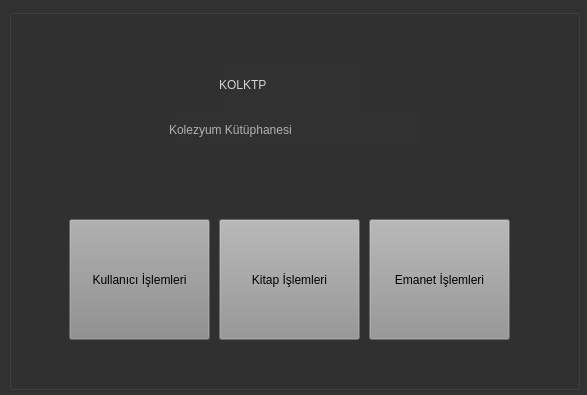
<?xml version="1.0" encoding="UTF-8"?>
<ui version="4.0">
 <class>MainWindow</class>
 <widget class="QMainWindow" name="MainWindow">
  <property name="geometry">
   <rect>
    <x>0</x>
    <y>0</y>
    <width>587</width>
    <height>395</height>
   </rect>
  </property>
  <property name="windowTitle">
   <string>MainWindow</string>
  </property>
  <property name="styleSheet">
   <string notr="true">background-color: rgb(49, 49, 49);</string>
  </property>
  <widget class="QWidget" name="centralwidget">
   <property name="styleSheet">
    <string notr="true"/>
   </property>
   <widget class="QWidget" name="horizontalLayoutWidget">
    <property name="geometry">
     <rect>
      <x>9</x>
      <y>9</y>
      <width>571</width>
      <height>381</height>
     </rect>
    </property>
    <layout class="QHBoxLayout" name="horizontalLayout">
     <item>
      <widget class="QGroupBox" name="groupBox">
       <property name="title">
        <string/>
       </property>
       <widget class="QPushButton" name="userOp">
        <property name="geometry">
         <rect>
          <x>60</x>
          <y>210</y>
          <width>141</width>
          <height>121</height>
         </rect>
        </property>
        <property name="styleSheet">
         <string notr="true">background-color: rgb(140, 140, 140);
font: 9pt &quot;Microsoft Sans Serif&quot;;</string>
        </property>
        <property name="text">
         <string>Kullanıcı İşlemleri</string>
        </property>
       </widget>
       <widget class="QPushButton" name="libraryOp">
        <property name="geometry">
         <rect>
          <x>210</x>
          <y>210</y>
          <width>141</width>
          <height>121</height>
         </rect>
        </property>
        <property name="styleSheet">
         <string notr="true">background-color: rgb(148, 148, 148);
font: 9pt &quot;Microsoft Sans Serif&quot;;</string>
        </property>
        <property name="text">
         <string>Kitap İşlemleri</string>
        </property>
       </widget>
       <widget class="QPushButton" name="depositOp">
        <property name="geometry">
         <rect>
          <x>360</x>
          <y>210</y>
          <width>141</width>
          <height>121</height>
         </rect>
        </property>
        <property name="styleSheet">
         <string notr="true">background-color: rgb(148, 148, 148);
font: 9pt &quot;Microsoft Sans Serif&quot;;</string>
        </property>
        <property name="text">
         <string>Emanet İşlemleri</string>
        </property>
       </widget>
       <widget class="QLabel" name="label">
        <property name="geometry">
         <rect>
          <x>210</x>
          <y>50</y>
          <width>141</width>
          <height>51</height>
         </rect>
        </property>
        <property name="styleSheet">
         <string notr="true">font: 63 28pt &quot;Bahnschrift SemiBold&quot;;
color: rgb(211, 211, 211);</string>
        </property>
        <property name="text">
         <string>KOLKTP</string>
        </property>
       </widget>
       <widget class="QLabel" name="label_2">
        <property name="geometry">
         <rect>
          <x>160</x>
          <y>100</y>
          <width>251</width>
          <height>41</height>
         </rect>
        </property>
        <property name="styleSheet">
         <string notr="true">color: rgb(177, 177, 177);
font: 25 18pt &quot;Bahnschrift Light&quot;;</string>
        </property>
        <property name="text">
         <string>Kolezyum Kütüphanesi</string>
        </property>
       </widget>
      </widget>
     </item>
    </layout>
   </widget>
  </widget>
 </widget>
 <resources/>
 <connections/>
</ui>
